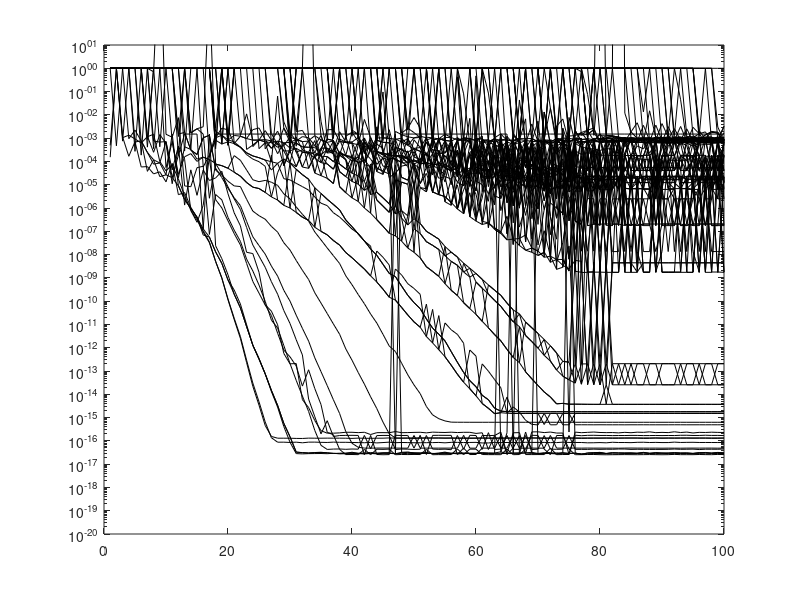

Recreate this plot in MATLAB.
close all
clear all
clc

err=importdata("error_ilan.txt");

[m,p]=size(err);
for j=1:p
    semilogy(1:m,err(1:m,j),'-k');
    hold on
end
ylim([1e-20 1e1])